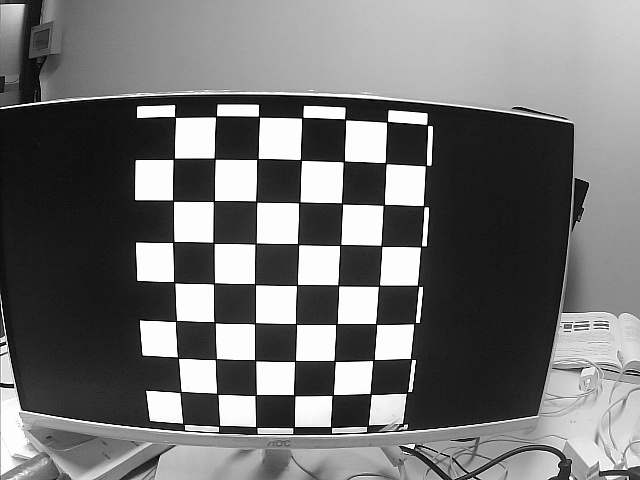
#> input picture chessboard/2.jpg, 640 x 480 px
$ python get_calibrate_imgs.py
#> lines starting #> are read from the running program, lines starting #| are printed output that depends on the picture
#!/usr/bin/python3
# -*- coding: utf-8 -*-
# @Time    : 2018/5/23 15:23
# @Author  : Jee
# @Email   : jee_shao@163.com
# @File    : get_calibrate_imgs.py

import cv2
import numpy as np

mtx = np.array([[1.01067049e+03, 0.00000000e+00 ,4.25658858e+02], [0.00000000e+00 ,1.03918088e+03 ,2.30468360e+02],
 [0.00000000e+00, 0.00000000e+00, 1.00000000e+00]])

dist = np.array([[-1.48376195e+00 ,-2.72491765e+00 , 9.05602739e-03, -1.54136710e-01, 2.09607881e+01]])

img = cv2.imread('./chessboard/2.jpg')
#> img is the input picture: shape (480, 640, 3); min 0, max 255, mean 115.5

h,  w = img.shape[:2]
#> h = 480; w = 640

newcameramtx, roi=cv2.getOptimalNewCameraMatrix(mtx,dist,(w,h),1,(w,h))
#> roi = (6, 66, 560, 353)

# undistort
dst = cv2.undistort(img, mtx, dist, None, newcameramtx)
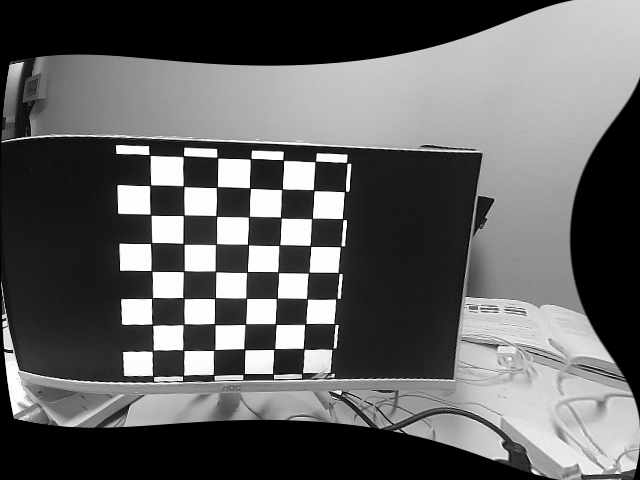
#> dst: shape (480, 640, 3); min 0, max 255, mean 97.7
# mapx,mapy = cv2.initUndistortRectifyMap(mtx,dist,None,newcameramtx,(w,h),5)
# dst = cv2.remap(img,mapx,mapy,cv2.INTER_LINEAR)
# crop the image
x,y,w,h = roi
#> x = 6; y = 66; w = 560; h = 353
dst = dst[y:y+h, x:x+w]
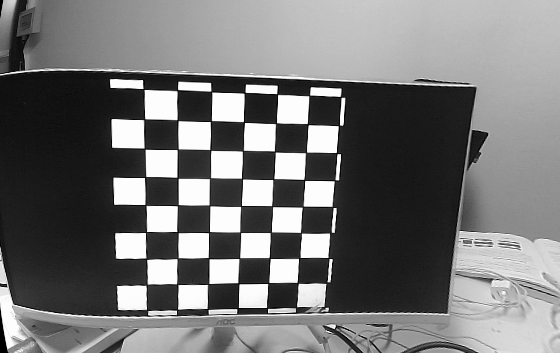
#> dst: shape (353, 560, 3); min 0, max 255, mean 117.1
cv2.imwrite('./calibresult.jpg',dst)

$ run again, with chessboard/1.jpg copied over chessboard/2.jpg
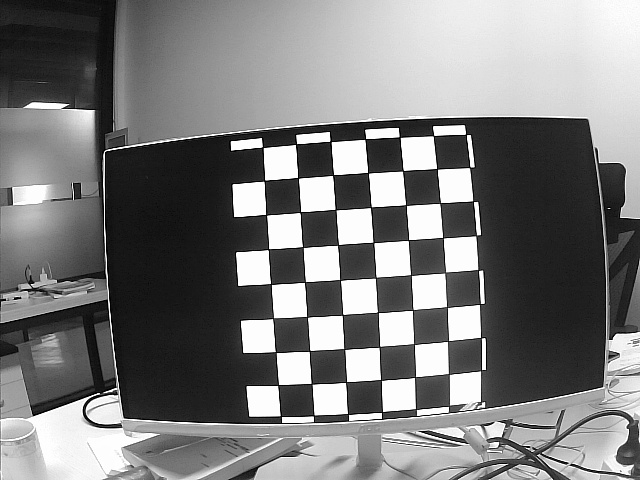
#> input picture chessboard/1.jpg, 640 x 480 px
#> img is the input picture: shape (480, 640, 3); min 0, max 255, mean 124.1
#> `dst = cv2.undistort(img, mtx, dist, None, newcameramtx)`:
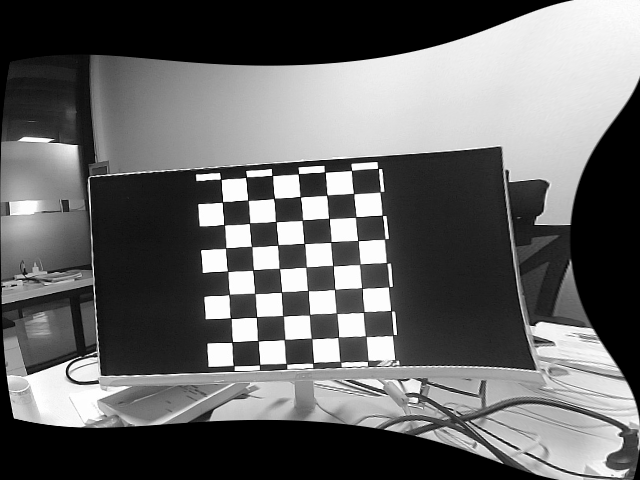
#> dst: shape (480, 640, 3); min 0, max 255, mean 102.7
#> `dst = dst[y:y+h, x:x+w]`:
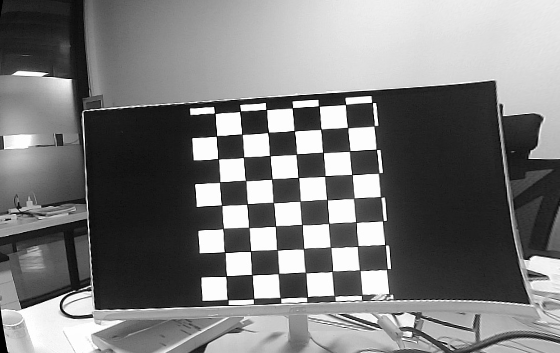
#> dst: shape (353, 560, 3); min 0, max 255, mean 122.1

$ run again, with chessboard/10.jpg copied over chessboard/2.jpg
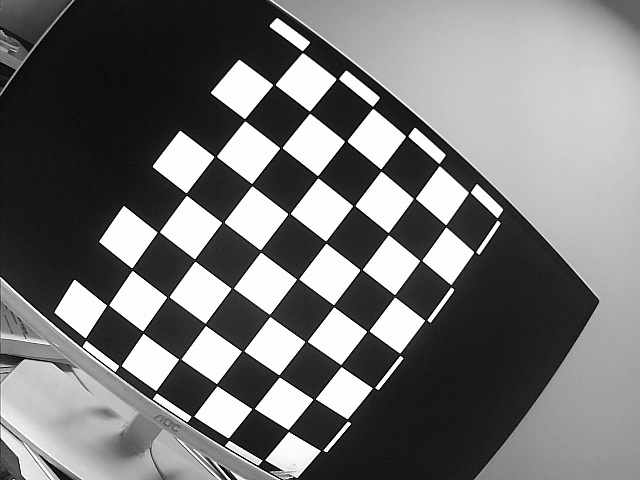
#> input picture chessboard/10.jpg, 640 x 480 px
#> img is the input picture: shape (480, 640, 3); min 0, max 255, mean 117.5
#> `dst = cv2.undistort(img, mtx, dist, None, newcameramtx)`:
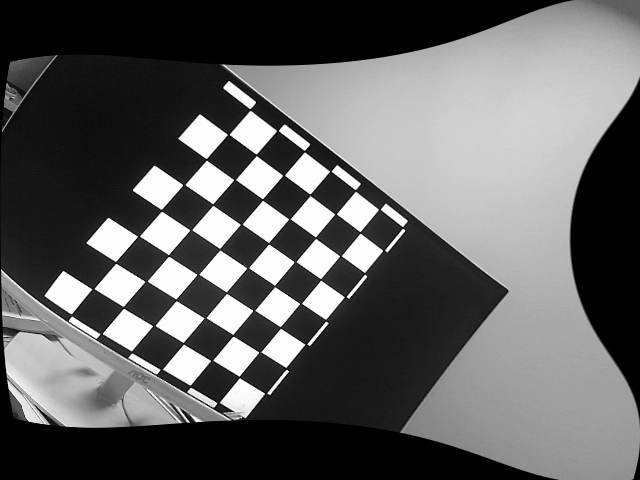
#> dst: shape (480, 640, 3); min 0, max 255, mean 96.9
#> `dst = dst[y:y+h, x:x+w]`:
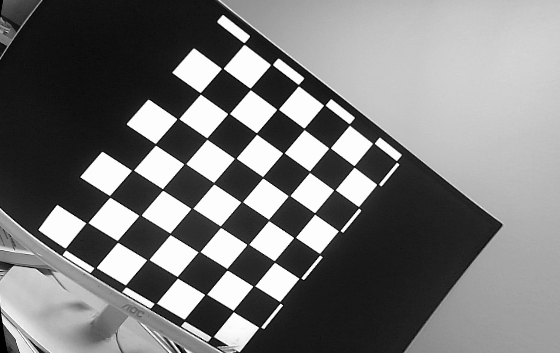
#> dst: shape (353, 560, 3); min 0, max 255, mean 120.6

$ run again, with chessboard/11.jpg copied over chessboard/2.jpg
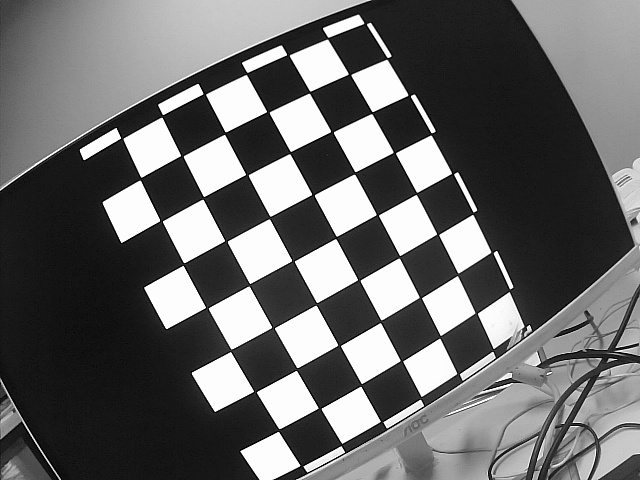
#> input picture chessboard/11.jpg, 640 x 480 px
#> img is the input picture: shape (480, 640, 3); min 0, max 255, mean 104.6
#> `dst = cv2.undistort(img, mtx, dist, None, newcameramtx)`:
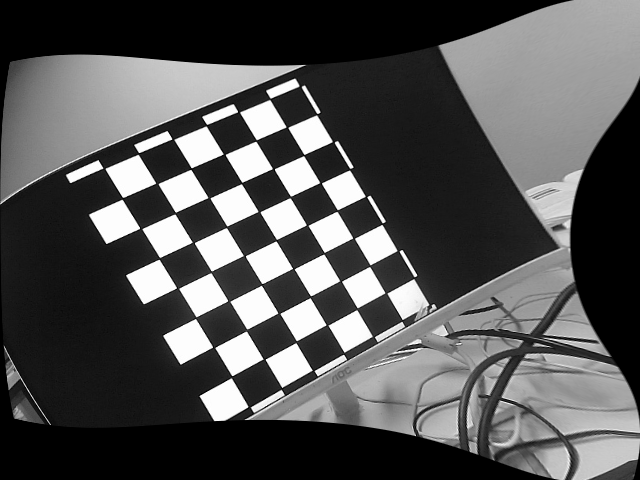
#> dst: shape (480, 640, 3); min 0, max 255, mean 83.9
#> `dst = dst[y:y+h, x:x+w]`:
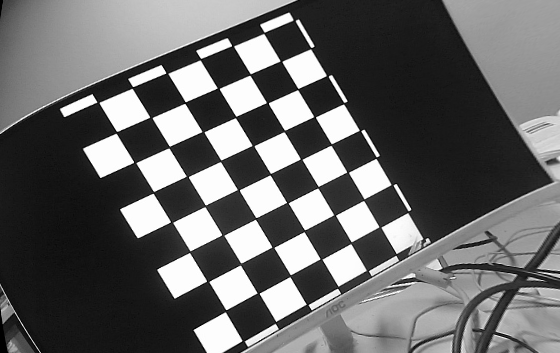
#> dst: shape (353, 560, 3); min 0, max 255, mean 102.6
